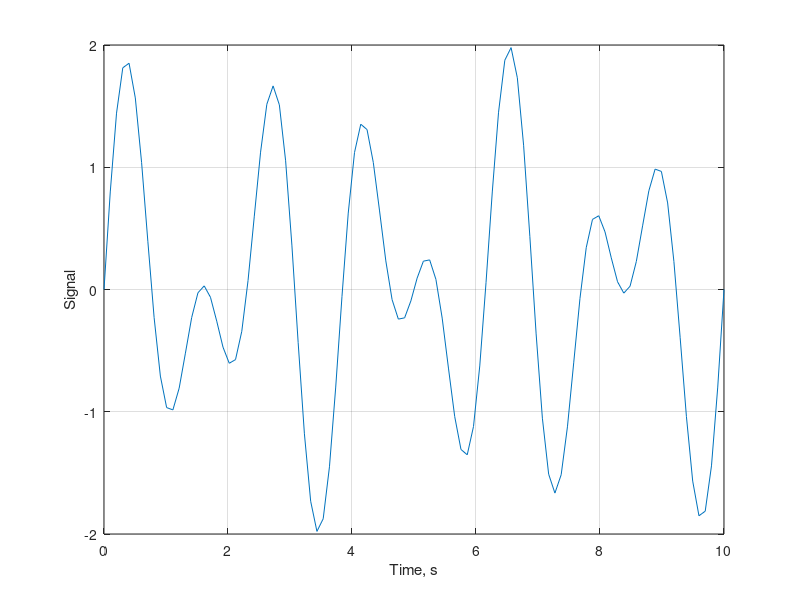
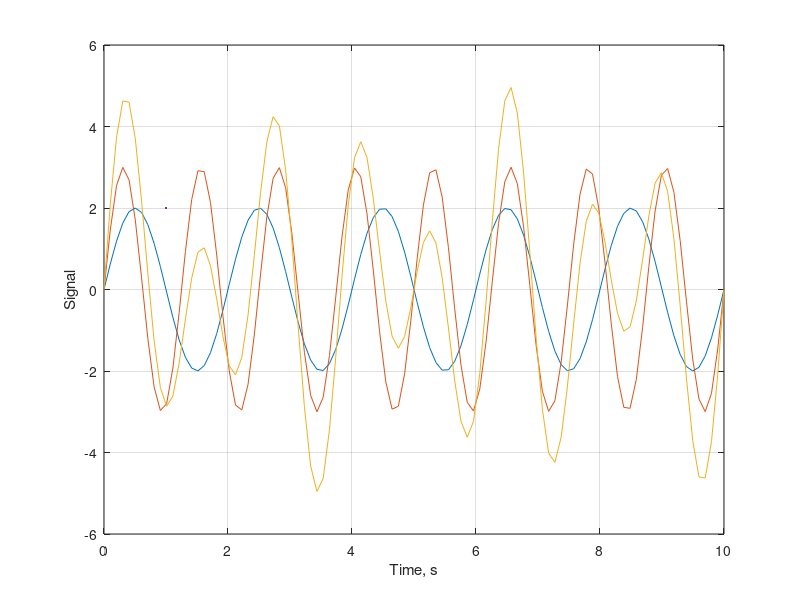
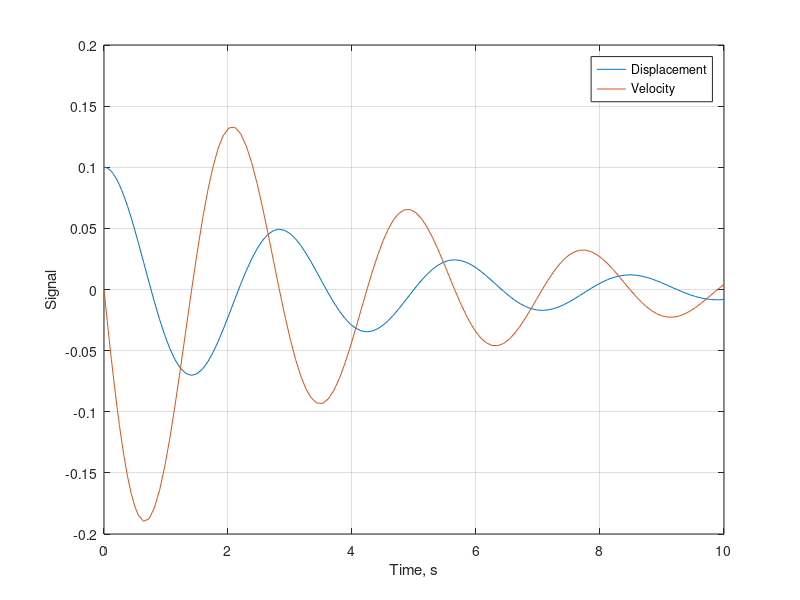

Write MATLAB code to recreate these figures, in order. (Note: this script raises an error after producing the figures.)
%<*part1>
%% My first Matlab workshop

%% Part 1

tmax = 10; % seconds
fn1 = 0.5; % Hz
fn2 = 0.8; % Hz
t = linspace(0,tmax);
y = sin(2*pi*fn1*t) + sin(2*pi*fn2*t);

figure(1); clf; hold on
plot(t,y)
box on; grid on
xlabel("Time, s")
ylabel("Signal")
%</part1>

%<*part2>
%% Part 2
y1 = 2*sin(2*pi*fn1*t);
y2 = 3*sin(2*pi*fn2*t);

figure(2); clf; hold on
plot(t,y1)
plot(t,y2)
plot(t,y1+y2,LineWidth=2)
box on; grid on
xlabel("Time, s")
ylabel("Signal")
%</part2>

%<*msd>
%% Mass-spring-damper
%
% Let's solve an ODE numerically. Take the mass-spring-damper model:
% $$ m\ddot x = - k x - c \dot x $$

k = 10; % stiffness, N/m
c = 1; % damping, kg/s
m = 2; % mass, kg

function dq = mass_spring_damper(q,param)
  k = param(1); c = param(2); m = param(3);
  x   = q(1);
  dx  = q(2);
  ddx = - k/m*x - c/m*dx;
  dq  = [dx; ddx];
end

tmax = 10; % s
x0  = 0.1; % initial position, m
dx0 = 0; % initial velocity, m/s
[t,x] = ode45(@(tt,xx) mass_spring_damper(xx,[k,c,m]),[0 tmax],[x0; dx0]);

figure(3); clf; hold on
plot(t,x)
box on; grid on
xlabel("Time, s")
ylabel("Signal")
legend("Displacement","Velocity")
%</msd>

%<*pz>
%% Mass-spring-damper in the frequency domain
%
% Let's solve an ODE numerically. Take the mass-spring-damper model:
%
% $$ P(s) = \frac{1}{ms^2+cs+k} $$

k = 10; % stiffness, N/m
c = 1; % damping, kg/s
m = 2; % mass, kg

s = tf('s'); % "complex frequency, s"
P = 1/(m*s^2+c*s+k);

tmax = 10; % s
figure(4); clf; tiledlayout(2,1);

nexttile; 
[y,t] = impulse(P,tmax);
plot(t,y);
xlabel("Time, s"); ylabel("Displacement, m")
title("Impulse response")

nexttile; 
[y, t] = step(P,tmax);
plot(t,y);
xlabel("Time, s"); ylabel("Displacement, m")
title("Step response")
%</pz>
